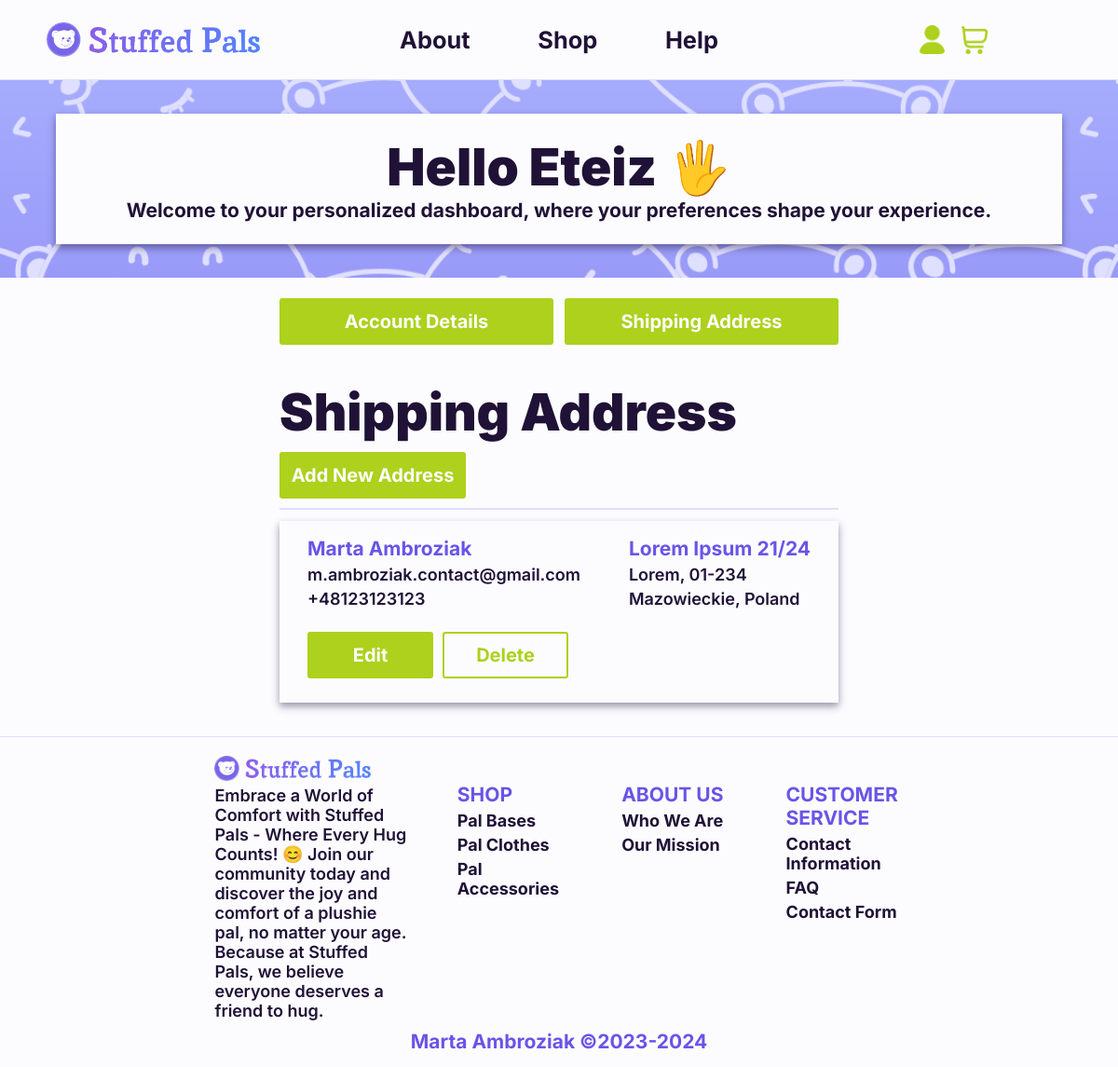
/user_pages/user_profile/user_profile.php?content=address (signed in), run on the app's committed database.
### tables this page shows
CREATE TABLE IF NOT EXISTS `user_address` (
  `id` int(11) NOT NULL AUTO_INCREMENT,
  `user_id` int(11) DEFAULT NULL COMMENT 'Foreign key from User',
  `user_firstname` varchar(100) DEFAULT 'Not specified',
  `user_lastname` varchar(100) DEFAULT 'Not specified',
  `user_email` varchar(255) DEFAULT 'Not specified',
  `user_phone` varchar(12) DEFAULT NULL,
  `user_homeaddress` varchar(100) DEFAULT 'Not specified',
  `user_city` varchar(100) DEFAULT 'Not specified',
  `user_postalcode` varchar(6) DEFAULT NULL,
  `user_state` varchar(100) DEFAULT 'Not specified',
  `user_country` varchar(100) DEFAULT 'Not specified',
  PRIMARY KEY (`id`),
  KEY `user_id` (`user_id`)
);

### user_pages/user_profile/user_address/user_address_loader.php (the view, shortened to what this page needs)
<?php
require_once __DIR__ . '/../../../init.php';
$userId = $_SESSION['user_id'];
$addressQuery = $conn->prepare("SELECT * FROM user_address WHERE user_id = ?");
$addressQuery->bind_param("i", $userId);
$addressQuery->execute();
$addressResult = $addressQuery->get_result();
if ($addressResult->num_rows > 0) {
    echo "<div id='user-profile-address'>";
    echo "<h1>Shipping Address</h1>";
    echo "<button type='button' class='hyperlink_button' onClick='location.href=\"../../../user_pages/user_profile/user_address/user_address_add_address.php\"' title='Add new address'>Add New Address</button>";
    echo "<hr class='outer'>";
    while ($addressRow = $addressResult->fetch_assoc()) {
        echo "<form class='section-element section-columns hover-box-shadow'>";
            echo "<div class='details-section section-rows'>";
                echo "<div>";
                    echo "<h3 class='highlighted'>". htmlspecialchars($addressRow["user_firstname"]) ." ". htmlspecialchars($addressRow["user_lastname"]) ."</h3>";
                    echo "<h4>". htmlspecialchars($addressRow["user_email"]) ."</h4>";
                    echo "<h4>". htmlspecialchars($addressRow["user_phone"]) ."</h4>";
                echo "</div>";
                echo "<div>";
                    echo "<h3 class='highlighted'>". htmlspecialchars($addressRow["user_homeaddress"]) ."</h3>";
                    echo "<h4>". htmlspecialchars($addressRow["user_city"]) .", ". htmlspecialchars($addressRow["user_postalcode"]) ."</h4>";
                    echo "<h4>". htmlspecialchars($addressRow["user_state"]) .", ". htmlspecialchars($addressRow["user_country"]) ."</h4>";
                echo "</div>";
            echo "</div>";
            echo "<div class='buttons-section section-columns'>";
                echo "<div class='section-rows'>";
                    echo "<button type='button' class='hyperlink_button' onClick='location.href=\"../../../user_pages/user_profile/user_address/user_address_edit_address.php?addressId=" . htmlspecialchars($addressRow["id"]) . "\"' title='Edit address'>Edit</button>";
                    echo "<button type='button' class='delete-address-button hyperlink_button_reverse' user-address-id='" . htmlspecialchars($addressRow["id"]) . "' title='Delete address'>Delete</button>";
                echo "</div>";
            echo "</div>";
        echo "</form>";
    }
    echo "</div>";
}
?>

### styles.css (style rules this page uses)
:root { --white-background-color: #fcfcff; --default-color: #201236; --shadow-color: #20123673; --primary-color: #6855E7; --secondary-color: #4F40AE; --tertiary-color: #DFDFFF; --gradient-light-color: #999AF9; --gradient-dark-color: #786CED; --action-color-default: #ADD11C; --action-color-hover: #85A30C; --action-color-disabled: #999999; --alert-color: #ff0a47; --page-width: 100%; }
.default-box-shadow, .hover-box-shadow { box-shadow: 0px 4px 8px var(--shadow-color); }
.hover-box-shadow { transition: transform 0.5s ease-out, box-shadow 0.3s ease-in-out; }
body { padding: 0px; margin: 0px; background-color: var(--tertiary-color); color: var(--default-color); font-family: 'Inter', sans-serif; font-weight: 500; font-size: 17px; }
.section-rows, .section-columns { display: flex; justify-content: center; align-items: center; margin: auto; }
.section-rows { flex-direction: row; }
.section-columns { flex-direction: column; }
hr { height: 1px; border: none; background-color: var(--tertiary-color); }
hr.outer { height: 2px; }
h1, h2, h3, h4, span, p { margin-top: 5px; margin-bottom: 5px; color: var(--default-color); }
h1 { font-weight: 900; font-size: 55px; }
h3 { font-weight: 700; font-size: 21px; }
h4 { font-weight: 600; font-size: 18px; }
h3.highlighted, h4.highlighted, span.highlighted { font-weight: 700; font-size: 21px; color: var(--primary-color); }
a, button { text-align: center; }
.hyperlink_button, .hyperlink_button:visited, .hyperlink_button_inactive, .hyperlink_button_inactive:visited { display: flex; justify-content: center; align-items: center; width: 200px; height: 50px; margin-top: 10px; margin-bottom: 10px; border: none; border-radius: 3px; font-family: 'Inter', sans-serif; font-weight: 700; font-size: 20px; text-decoration: none; }
.hyperlink_button, .hyperlink_button:visited { color: var(--white-background-color); transition: background-color 0.3s ease; cursor: pointer; }
.hyperlink_button, .hyperlink_button:visited { background-color: var(--action-color-default); }
.hyperlink_button_reverse, .hyperlink_button_reverse:visited, .hyperlink_button_reverse_inactive, .hyperlink_button_reverse_inactive:visited { display: flex; justify-content: center; align-items: center; width: 200px; height: 50px; margin-top: 10px; margin-bottom: 10px; border-radius: 3px; box-sizing: border-box; background-color:rgba(0, 0, 0, 0); font-family: 'Inter', sans-serif; font-weight: 700; font-size: 20px; text-decoration: none; }
.hyperlink_button_reverse, .hyperlink_button_reverse:visited { border: 2px solid var(--action-color-default); color: var(--action-color-default); transition: border 0.3s ease, color 0.3s ease; cursor: pointer; }
#user-profile-page .section-rows, #user-profile-option { width: 50%; }
#user-profile-page .section-rows { justify-content: space-between; padding-top: 1%; }
#user-profile-page .section-rows .hyperlink_button { width: 49%; }
#user-profile-address, #user-profile-address .section-columns { width: 100%; }
#user-profile-address .section-columns { gap: 10px; padding-top: 2%; padding-bottom: 1%; margin-top: 2%; margin-bottom: 2%; }
#user-profile-address .section-element .section-rows, #user-profile-address .section-element .buttons-section { width: 90%; padding: 0px; margin: auto; }
#user-profile-address .section-element .section-rows { justify-content: space-between; }
#user-profile-address .section-element .buttons-section { gap: 0px; }
#user-profile-address .section-element .buttons-section .section-rows { justify-content: flex-start; gap: 10px; width: 100%; }
#user-profile-address .section-element .buttons-section .hyperlink_button, #user-profile-address .section-element .buttons-section .hyperlink_button_reverse { width: 25%; }

### data on the page
user_address: user_firstname "Marta", user_lastname "Ambroziak", user_email "m.ambroziak.contact@gmail.com", user_phone "+48123123123", user_homeaddress "Lorem Ipsum 21/24", user_city "Lorem", user_postalcode "01-234", user_state "Mazowieckie", user_country "Poland"

### other printed values
$_SESSION["user_login"] "Eteiz"
